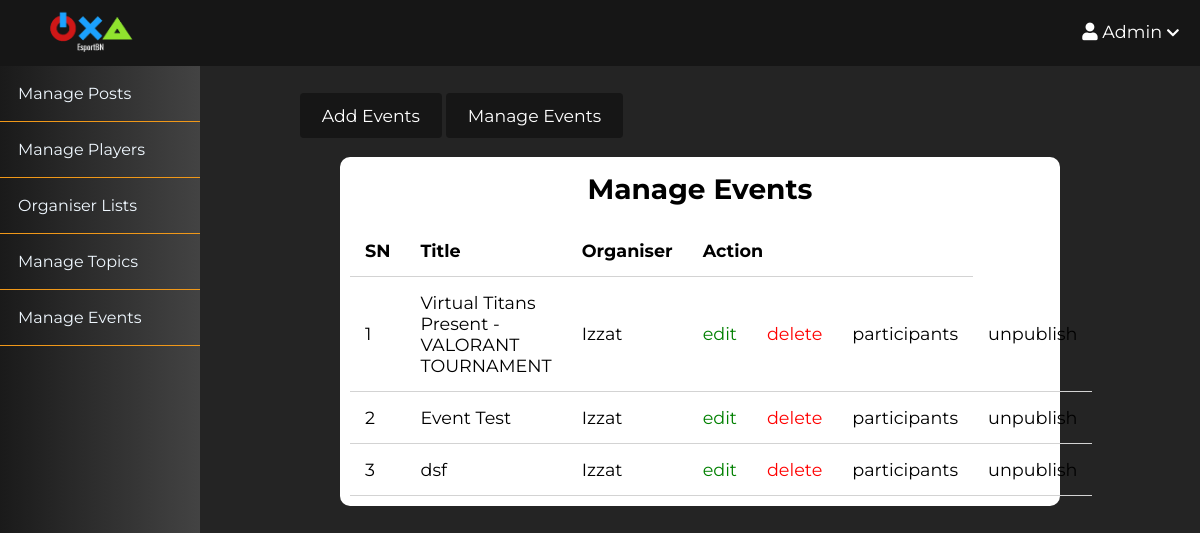
Page /moderator/events/index.php (signed in) on the committed database.
### tables this page shows
CREATE TABLE `events` (
  `id` int(11) NOT NULL,
  `user_id` int(11) NOT NULL,
  `topic_id` int(11) DEFAULT NULL,
  `title` varchar(255) NOT NULL,
  `image` varchar(255) NOT NULL,
  `body` text NOT NULL,
  `category` varchar(255) NOT NULL,
  `s_price` float(10,2) NOT NULL,
  `currency` varchar(10) NOT NULL DEFAULT 'SGD',
  `published` tinyint(4) NOT NULL,
  `created_at` datetime NOT NULL DEFAULT current_timestamp(),
  `status` tinyint(1) NOT NULL DEFAULT 1 COMMENT '1=Active, 0=Inactive',
  `participant_limit` int(30) NOT NULL
);

CREATE TABLE `users` (
  `id` int(11) NOT NULL,
  `admin` tinyint(4) NOT NULL,
  `username` varchar(255) NOT NULL,
  `email` varchar(255) NOT NULL,
  `password` varchar(255) NOT NULL,
  `code` mediumint(50) NOT NULL,
  `status` text NOT NULL,
  `created_at` timestamp NOT NULL DEFAULT current_timestamp(),
  `bio` text NOT NULL DEFAULT 'No Bio Yet ... ',
  `instagram` text NOT NULL DEFAULT 'EsportBrunei',
  `steam` text NOT NULL DEFAULT 'SteamID',
  `discord` text NOT NULL DEFAULT 'name#0000',
  `pic` varchar(255) NOT NULL DEFAULT '1634018908_profile.png',
  `blocked` tinyint(4) NOT NULL,
  `proof` varchar(255) NOT NULL,
  `organiser_status` int(11) NOT NULL,
  `phone_number` int(7) NOT NULL,
  `details` text NOT NULL
);

### app/database/db.php (called while the page is built, shortened)
<?php
require('connect.php');
function executeQuery($sql, $data)
{
    global $conn;
    $stmt = $conn->prepare($sql);
    $values = array_values($data);
    $types = str_repeat('s', count($values));
    $stmt->bind_param($types, ...$values);
    $stmt->execute();
    return $stmt;
}
function selectEvent($table, $conditions = [])
{
    global $conn;
    $sql =" select e.id as eventid, e.user_id, topic_id,title, image, body, published, e.created_at, u.id, username from events e inner join users u ON e.user_id = u.id ";
    if (empty($conditions)) {
        $stmt = $conn->prepare($sql);
        $stmt->execute();
        $records = $stmt->get_result()->fetch_all(MYSQLI_ASSOC);
        return $records;
    } else {
        $i = 0;
        foreach ($conditions as $key => $value) {
            if ($i === 0) {
                $sql = $sql . " WHERE $key=?";
            } else {
                $sql = $sql . " AND $key=?";
            }
            $i++;
        }
        $stmt = executeQuery($sql, $conditions);
        $records = $stmt->get_result()->fetch_all(MYSQLI_ASSOC);
        return $records;
    }
}

### app/controllers/events.php (called while the page is built, shortened)
<?php
include(ROOT_PATH . "/app/database/db.php");
$table = 'events';
$events = selectEvent($table ,  array('published'=> 1));
$Adminevents = selectEvent($table);

### moderator/events/index.php (the view, shortened to what this page needs)
<?php include(ROOT_PATH . "/app/controllers/events.php");
?>
<!DOCTYPE html>
<html lang="en">
    <head>
        <link rel="stylesheet"
            href="https://use.fontawesome.com/releases/v5.7.2/css/all.css"
>
        <link rel="stylesheet" href="../../assets/css/style.css">
        <link rel="stylesheet" href="../../assets/css/admin.css">
    </head>
    <body>
    <?php include(ROOT_PATH . "/app/includes/moderatorHeader.php"); ?>
        <div class="admin-wrapper">
        <?php include(ROOT_PATH . "/app/includes/moderatorSidebar.php"); ?>
            <div class="admin-content">
                <div class="button-group">
                    <a href="create.php" class="btn btn-big">Add Events</a>
                    <a href="index.php" class="btn btn-big">Manage Events</a>
                </div>
                <div class="content">
                    <h2 class="page-title">Manage Events</h2>
                    <table>
                        <thead>
                            <th>SN</th>
                            <th>Title</th>
                            <th>Organiser</th>
                            <th colspan="3">Action</th>
                        </thead>
                        <tbody>
                            <?php foreach ($Adminevents as $key => $post): ?>
                                <tr>
                                    <td><?php echo $key + 1; ?></td>
                                    <td><?php echo $post['title'] ?></td>
                                    <td><?php echo $post['username'] ?></td>
                                    <td><a href="edit.php?id=<?php echo $post['eventid']; ?>" class="edit">edit</a></td>
                                    <td><a href="edit.php?delete_id=<?php echo $post['eventid']; ?>" class="delete">delete</a></td>
                                    <td><a href="partlist.php?id=<?php echo $post['eventid']; ?>" >participants</a></td>
                                    <?php if ($post['published']): ?>
                                        <td><a href="edit.php?published=0&p_id=<?php echo $post['eventid'] ?>" class="unpublish">unpublish</a></td>
                                    <?php else: ?>
                                        <td><a href="edit.php?published=1&p_id=<?php echo $post['eventid'] ?>" class="publish">publish</a></td>
                                    <?php endif; ?>
                                </tr>
                            <?php endforeach; ?>
                        </tbody>
                    </table>
                </div>
            </div>
        </div>
    </body>
</html>

### assets/css/style.css (style rules this page uses)
* { box-sizing: border-box; }
html, body { height: 100%; padding: 0px; margin: 0px; background: #242424; font-family: "Montserrat", serif ; }
h2, h3, h4, h5, h6 { font-family: "Montserrat", serif; color: black; margin: 5px; }
a { text-decoration: none; color: inherit; }
.btn { padding: 0rem 1rem; background: #161616; color: white; border: 1px solid transparent; border-radius: 0.25rem; font-size: 1.08em; font-family: "Montserrat", sans-serif; }
.btn-big { padding: 0.7rem 1.3rem; line-height: 1.3rem; }
.content { width: 90%; margin: 30px auto 30px; background: white; border-radius: 10px; padding : 10px; }

### assets/css/admin.css (style rules this page uses)
.admin-wrapper { display: flex; height: calc(100% - 66px); }
.admin-wrapper .admin-content { flex: 8; height: 100%; padding: 40px 100px 100px; overflow-y: scroll; }
.admin-content .page-title { color: black; font-size: 28px; text-align: center; margin-bottom: 1.2rem; }
table { width: 100%; border-collapse: collapse; font-size: 1.1rem; }
th, td { padding: 15px; text-align: left; border-bottom: 1px solid #d3d3d3; }
.edit { color: green; }
.delete { color: red; }

### rows in the picture
events: title "Virtual Titans Present - VALORANT TOURNAMENT", user.username "Izzat"
events: title "Event Test", user.username "Izzat"
events: title "dsf", user.username "Izzat"

### other values in the picture
$_SESSION['username'] "Admin"
